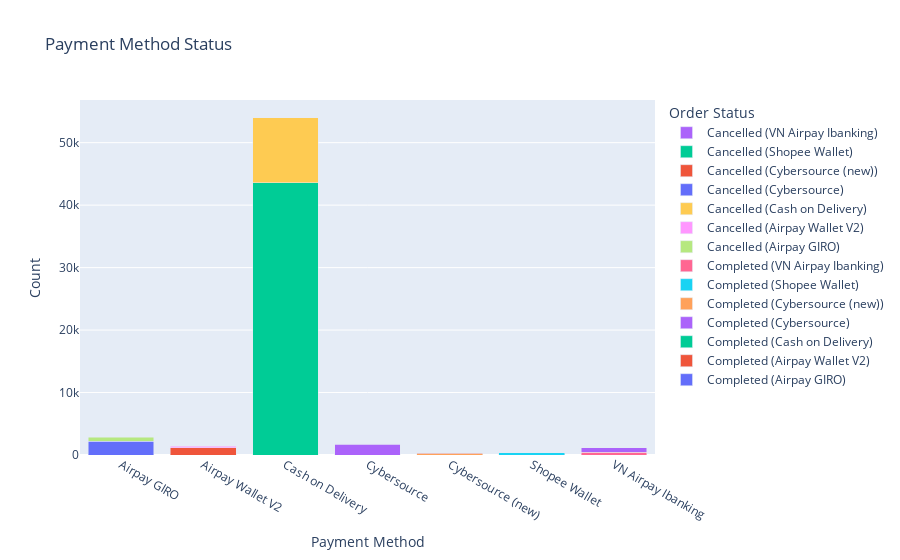

Write notebook code for a chart like this one.
### Code cell
payment_method_status = pd.pivot_table(df, index="new_payment_method", columns="order_status", aggfunc="size", fill_value=0)

# Tạo danh sách phương thức thanh toán
payment_methods = payment_method_status.index.tolist()

# Tạo đối tượng Figure
fig = go.Figure()

# Thêm cột thành công cho từng phương thức thanh toán
for payment_method in payment_methods:
    completed_count = payment_method_status.loc[payment_method, "COMPLETED"]
    fig.add_trace(go.Bar(
        x=[payment_method],
        y=[completed_count],
        name=f"Completed ({payment_method})"
    ))

# Thêm cột hủy bỏ cho từng phương thức thanh toán
for payment_method in payment_methods:
    cancelled_count = payment_method_status.loc[payment_method, "CANCELLED"]
    fig.add_trace(go.Bar(
        x=[payment_method],
        y=[cancelled_count],
        name=f"Cancelled ({payment_method})"
    ))

# Cấu hình layout
fig.update_layout(
    title="Payment Method Status",
    xaxis_title="Payment Method",
    yaxis_title="Count",
    barmode='stack',
    legend_title="Order Status"
)

# Hiển thị biểu đồ
fig.show()

### Figure 1 — Plotly figure (JSON) as saved in the notebook; plotly's stock layout.template omitted (floating-point values rounded to 4 significant figures)
{"data": [{"name": "Completed (Airpay GIRO)", "type": "bar", "x": ["Airpay GIRO"], "y": [2207]}, {"name": "Completed (Airpay Wallet V2)", "type": "bar", "x": ["Airpay Wallet V2"], "y": [1199]}, {"name": "Completed (Cash on Delivery)", "type": "bar", "x": ["Cash on Delivery"], "y": [43570]}, {"name": "Completed (Cybersource)", "type": "bar", "x": ["Cybersource"], "y": [1732]}, {"name": "Completed (Cybersource (new))", "type": "bar", "x": ["Cybersource (new)"], "y": [209]}, {"name": "Completed (Shopee Wallet)", "type": "bar", "x": ["Shopee Wallet"], "y": [341]}, {"name": "Completed (VN Airpay Ibanking)", "type": "bar", "x": ["VN Airpay Ibanking"], "y": [459]}, {"name": "Cancelled (Airpay GIRO)", "type": "bar", "x": ["Airpay GIRO"], "y": [597]}, {"name": "Cancelled (Airpay Wallet V2)", "type": "bar", "x": ["Airpay Wallet V2"], "y": [168]}, {"name": "Cancelled (Cash on Delivery)", "type": "bar", "x": ["Cash on Delivery"], "y": [10418]}, {"name": "Cancelled (Cybersource)", "type": "bar", "x": ["Cybersource"], "y": [51]}, {"name": "Cancelled (Cybersource (new))", "type": "bar", "x": ["Cybersource (new)"], "y": [37]}, {"name": "Cancelled (Shopee Wallet)", "type": "bar", "x": ["Shopee Wallet"], "y": [25]}, {"name": "Cancelled (VN Airpay Ibanking)", "type": "bar", "x": ["VN Airpay Ibanking"], "y": [715]}], "layout": {"barmode": "stack", "legend": {"title": {"text": "Order Status"}}, "title": {"text": "Payment Method Status"}, "xaxis": {"title": {"text": "Payment Method"}}, "yaxis": {"title": {"text": "Count"}}}}
